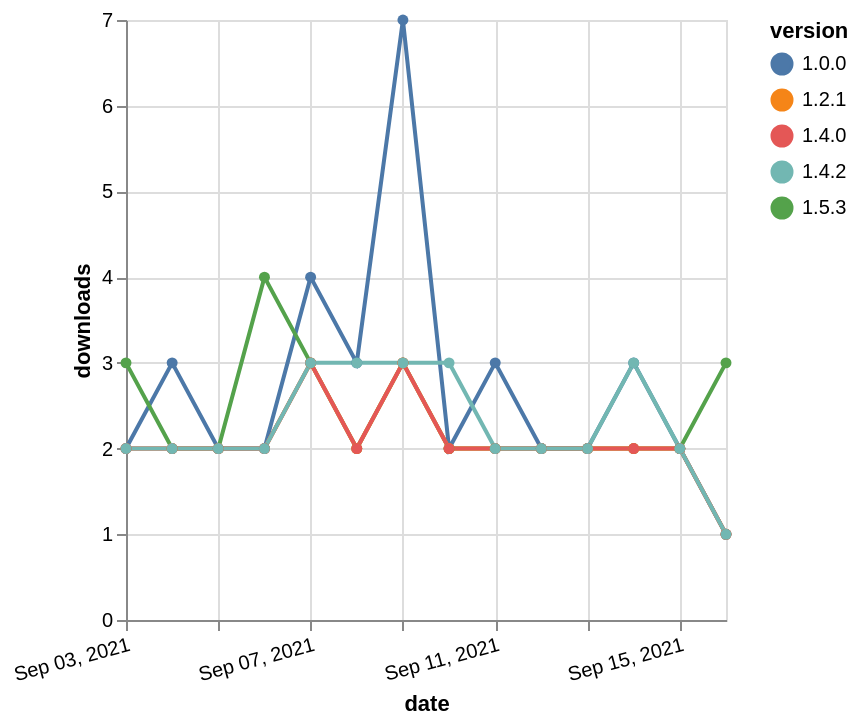

Write a Vega-Lite specification for this figure.
### Vega-Lite specification from a JSON file in a GitHub repository (floating-point values rounded to 4 significant figures)
{"$schema": "https://vega.github.io/schema/vega-lite/v5.json", "description": "A simple bar chart with embedded data.", "data": {"values": [{"date": "2021-09-03", "total": 2029, "delta": 2, "version": "1.0.0"}, {"date": "2021-09-04", "total": 2032, "delta": 3, "version": "1.0.0"}, {"date": "2021-09-05", "total": 2034, "delta": 2, "version": "1.0.0"}, {"date": "2021-09-06", "total": 2036, "delta": 2, "version": "1.0.0"}, {"date": "2021-09-07", "total": 2040, "delta": 4, "version": "1.0.0"}, {"date": "2021-09-08", "total": 2043, "delta": 3, "version": "1.0.0"}, {"date": "2021-09-09", "total": 2050, "delta": 7, "version": "1.0.0"}, {"date": "2021-09-10", "total": 2052, "delta": 2, "version": "1.0.0"}, {"date": "2021-09-11", "total": 2055, "delta": 3, "version": "1.0.0"}, {"date": "2021-09-12", "total": 2057, "delta": 2, "version": "1.0.0"}, {"date": "2021-09-13", "total": 2059, "delta": 2, "version": "1.0.0"}, {"date": "2021-09-14", "total": 2062, "delta": 3, "version": "1.0.0"}, {"date": "2021-09-15", "total": 2064, "delta": 2, "version": "1.0.0"}, {"date": "2021-09-16", "total": 2065, "delta": 1, "version": "1.0.0"}, {"date": "2021-09-03", "total": 232, "delta": 3, "version": "1.5.3"}, {"date": "2021-09-04", "total": 234, "delta": 2, "version": "1.5.3"}, {"date": "2021-09-05", "total": 236, "delta": 2, "version": "1.5.3"}, {"date": "2021-09-06", "total": 240, "delta": 4, "version": "1.5.3"}, {"date": "2021-09-07", "total": 243, "delta": 3, "version": "1.5.3"}, {"date": "2021-09-08", "total": 245, "delta": 2, "version": "1.5.3"}, {"date": "2021-09-09", "total": 248, "delta": 3, "version": "1.5.3"}, {"date": "2021-09-10", "total": 250, "delta": 2, "version": "1.5.3"}, {"date": "2021-09-11", "total": 252, "delta": 2, "version": "1.5.3"}, {"date": "2021-09-12", "total": 254, "delta": 2, "version": "1.5.3"}, {"date": "2021-09-13", "total": 256, "delta": 2, "version": "1.5.3"}, {"date": "2021-09-14", "total": 258, "delta": 2, "version": "1.5.3"}, {"date": "2021-09-15", "total": 260, "delta": 2, "version": "1.5.3"}, {"date": "2021-09-16", "total": 263, "delta": 3, "version": "1.5.3"}, {"date": "2021-09-03", "total": 1024, "delta": 2, "version": "1.2.1"}, {"date": "2021-09-04", "total": 1026, "delta": 2, "version": "1.2.1"}, {"date": "2021-09-05", "total": 1028, "delta": 2, "version": "1.2.1"}, {"date": "2021-09-06", "total": 1030, "delta": 2, "version": "1.2.1"}, {"date": "2021-09-07", "total": 1033, "delta": 3, "version": "1.2.1"}, {"date": "2021-09-08", "total": 1035, "delta": 2, "version": "1.2.1"}, {"date": "2021-09-09", "total": 1038, "delta": 3, "version": "1.2.1"}, {"date": "2021-09-10", "total": 1040, "delta": 2, "version": "1.2.1"}, {"date": "2021-09-11", "total": 1042, "delta": 2, "version": "1.2.1"}, {"date": "2021-09-12", "total": 1044, "delta": 2, "version": "1.2.1"}, {"date": "2021-09-13", "total": 1046, "delta": 2, "version": "1.2.1"}, {"date": "2021-09-14", "total": 1048, "delta": 2, "version": "1.2.1"}, {"date": "2021-09-15", "total": 1050, "delta": 2, "version": "1.2.1"}, {"date": "2021-09-16", "total": 1051, "delta": 1, "version": "1.2.1"}, {"date": "2021-09-03", "total": 677, "delta": 2, "version": "1.4.0"}, {"date": "2021-09-04", "total": 679, "delta": 2, "version": "1.4.0"}, {"date": "2021-09-05", "total": 681, "delta": 2, "version": "1.4.0"}, {"date": "2021-09-06", "total": 683, "delta": 2, "version": "1.4.0"}, {"date": "2021-09-07", "total": 686, "delta": 3, "version": "1.4.0"}, {"date": "2021-09-08", "total": 688, "delta": 2, "version": "1.4.0"}, {"date": "2021-09-09", "total": 691, "delta": 3, "version": "1.4.0"}, {"date": "2021-09-10", "total": 693, "delta": 2, "version": "1.4.0"}, {"date": "2021-09-11", "total": 695, "delta": 2, "version": "1.4.0"}, {"date": "2021-09-12", "total": 697, "delta": 2, "version": "1.4.0"}, {"date": "2021-09-13", "total": 699, "delta": 2, "version": "1.4.0"}, {"date": "2021-09-14", "total": 701, "delta": 2, "version": "1.4.0"}, {"date": "2021-09-15", "total": 703, "delta": 2, "version": "1.4.0"}, {"date": "2021-09-16", "total": 704, "delta": 1, "version": "1.4.0"}, {"date": "2021-09-03", "total": 364, "delta": 2, "version": "1.4.2"}, {"date": "2021-09-04", "total": 366, "delta": 2, "version": "1.4.2"}, {"date": "2021-09-05", "total": 368, "delta": 2, "version": "1.4.2"}, {"date": "2021-09-06", "total": 370, "delta": 2, "version": "1.4.2"}, {"date": "2021-09-07", "total": 373, "delta": 3, "version": "1.4.2"}, {"date": "2021-09-08", "total": 376, "delta": 3, "version": "1.4.2"}, {"date": "2021-09-09", "total": 379, "delta": 3, "version": "1.4.2"}, {"date": "2021-09-10", "total": 382, "delta": 3, "version": "1.4.2"}, {"date": "2021-09-11", "total": 384, "delta": 2, "version": "1.4.2"}, {"date": "2021-09-12", "total": 386, "delta": 2, "version": "1.4.2"}, {"date": "2021-09-13", "total": 388, "delta": 2, "version": "1.4.2"}, {"date": "2021-09-14", "total": 391, "delta": 3, "version": "1.4.2"}, {"date": "2021-09-15", "total": 393, "delta": 2, "version": "1.4.2"}, {"date": "2021-09-16", "total": 394, "delta": 1, "version": "1.4.2"}]}, "width": "container", "mark": {"type": "line", "point": {"filled": true}}, "encoding": {"x": {"field": "date", "type": "temporal", "timeUnit": "yearmonthdate", "title": "date", "axis": {"labelAngle": -15}}, "y": {"field": "delta", "type": "quantitative", "title": "downloads"}, "color": {"field": "version", "type": "nominal"}, "tooltip": {"field": "delta"}}}
